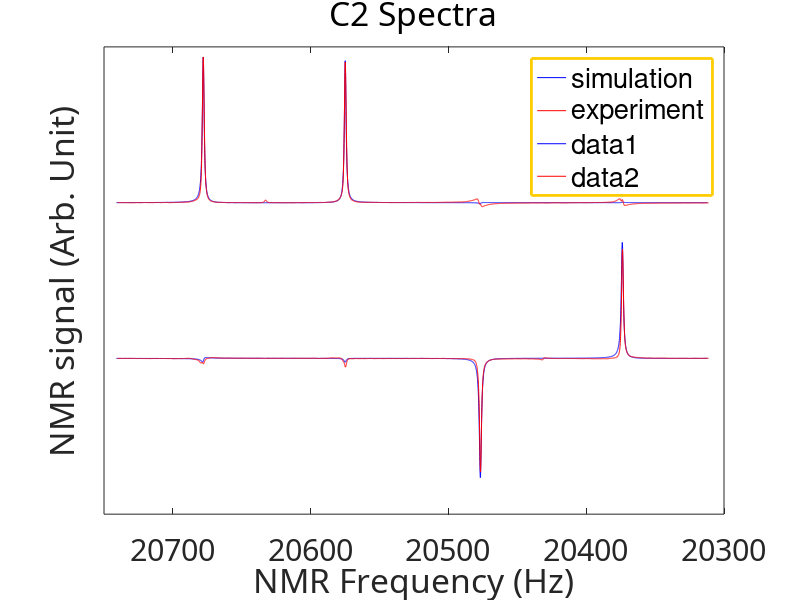

Source code (MATLAB):
clear;

%12.2263



load sim.mat

% Max_exp = max(Y);
% Max_sim = max(Y_sim);
% 
% Y = Y*Max_sim/Max_exp*0.9;

ind2 = find(X>20312&X<20741);

Y_sim = Y/1e8;

N2 = length(ind2);

for ii = ind2(1):ind2(N2)
    X_sim(ii) =  X(ii);
end
% subplot('Position',[0.1253 0.5527 0.775 0.35]);
%plot(X(ind1(1):ind1(N1)),Y(ind1(1):ind1(N1)),'b'); set(gca,'XDir','reverse');
 %hold on 
plot(X_sim(ind2(1):ind2(N2)),Y_sim(ind2(1):ind2(N2)),'b');set(gca,'XDir','reverse');

load exp.mat;
ind1 = find(X>20312&X<20741);

N1 = length(ind1);
for ii = ind1(1):ind1(N1)
    X(ii) =  X(ii)-0.8;
end

Max_exp = max(Y);
Max_sim = max(Y_sim);

Y = Y*Max_sim/Max_exp;
ind3 = find(X>20560&X<20590);
R = Y_sim(25422)/Y(25422);
%Y(25422) = 273301818;
Y(ind3) = R*Y(ind3);


hold on
plot(X(ind1(1):ind1(N1)),Y(ind1(1):ind1(N1)),'r'); set(gca,'XDir','reverse');
% hold on
% load sim_pps_c7.mat
% for ii = ind2(1):ind2(N2)
%     X_sim(ii) =  X_sim(ii) - 11928.21998;
% end
% plot(X_sim(ind2(1):ind2(N2)),-Y_sim(ind2(1):ind2(N2))/14*sqrt(2),'r');set(gca,'XDir','reverse');

hold on
 
%%%%%%%%%%%%%%%%%%%%%%%%%%%%%%%%%%%%%%%%%%%%%%%%%%%%%%%%%%%%%%%%%%%%%%%%%%%%%%%%%%%%%%%%%%%%%%%%%%%%%%%%%%%%%%%%%%%%%%%%
%set legend
%%%%%%%%%%%%%%%%%%%%%%%%%%%%%%%%%%%%%%%%%%%%%%%%%%%%%%%%%%%%%%%%%%%%%%%%%%%%%%%%%%%%%%%%%%%%%%%%%%%%%%%%%%%%%%%%%%%%%%%%
legend('simulation','experiment');

set(legend,'EdgeColor',[1 0.8 0],'YColor',[1 0.8 0],'XColor',[1 0.8 0],...
    'LineWidth',2,...
    'FontWeight','normal','FontSize',22);
%%%%%%%%%%%%%%%%%%%%%%%%%%%%%%%%%%%%%%%%%%%%%%%%%%%%%%%%%%%%%%%%%%%%%%%%%%%%%%%%%%%%%%%%%%%%%%%%%%%%%%%%%%%%%%%%%%%%%%%%

%%%%%%%%%%%%%%%%%%%%%%%%%%%%%%%%%%%%%%%%%%%%%%%%%%%%%%%%%%%%%%%%%%%%%%%%%%%%%%%%%%%%%%%%%%%%%%%%%%%%%%%%%%%%%%%%%%%%%%%%
%set label and title
%%%%%%%%%%%%%%%%%%%%%%%%%%%%%%%%%%%%%%%%%%%%%%%%%%%%%%%%%%%%%%%%%%%%%%%%%%%%%%%%%%%%%%%%%%%%%%%%%%%%%%%%%%%%%%%%%%%%%%%%
% xlabel({},'FontWeight','normal','FontSize',14,...
%     'FontName','Calibri');
% 
% ylabel({'Arb. Unit'},'FontWeight','normal','FontSize',14,...
%     'FontName','Calibri');

% title({'C2 Spectra for PPS'},'FontWeight','bold','FontSize',14,...
%    'FontName','Calibri',...
%    'FontAngle','normal');
% set(gca,'xtick',[],'ylim',[-3 3],'FontName','Calibri');
%set(gca,'xtick',[],'ytick',[],'FontName','Calibri');
%%%%%%%%%%%%%%%%%%%%%%%%%%%%%%%%%%%%%%%%%%%%%%%%%%%%%%%%%%%%%%%%%%%%%%%%%%%%%%%%%%%%%%%%%%%%%%%%%%%%%%%%%%%%%%%%%%%%%%%%
clear
load sim_g005.mat;
ind1 = find(X>20312&X<20741);

Y_sim = Y/1e8-3;
N1 = length(ind1);
for ii = ind1(1):ind1(N1)
    X_sim(ii) =  X(ii);
end

%subplot('Position',[0.1253 0.1701 0.775 0.35]);
plot(X_sim(ind1(1):ind1(N1)),Y_sim(ind1(1):ind1(N1)),'b'); set(gca,'XDir','reverse');

load exp_g005.mat;
ind1 = find(X>20312&X<20741);

N1 = length(ind1);
for ii = ind1(1):ind1(N1)
    X(ii) =  X(ii)-0.8;
end

Max_exp = max(Y);
Max_sim = max(Y_sim+3);

Y = Y*Max_sim/Max_exp*0.94-3;
% ind3 = find(X>20560&X<20590);
% R = Y_sim(25422)/Y(25422);
% Y(ind3) = R*Y(ind3);


hold on
plot(X(ind1(1):ind1(N1)),Y(ind1(1):ind1(N1)),'r'); set(gca,'XDir','reverse');

xlabel({'NMR Frequency (Hz)'},'FontWeight','normal','FontSize',24,...
    'FontName','Calibri');

ylabel({'NMR signal (Arb. Unit)'},'FontWeight','normal','FontSize',24,...
    'FontName','Calibri');

title({'C2 Spectra'},'FontWeight','normal','FontSize',24,...
   'FontName','Calibri',...
   'FontAngle','normal');
set(gca,'xlim',[20300 20750 ],'ylim',[-6 3],'ytick',[],'FontName','Calibri','FontSize',22);

% legend('simulation','experiment');
% 
% set(legend,'EdgeColor',[1 0.8 0],'YColor',[1 0.8 0],'XColor',[1 0.8 0],...
%     'LineWidth',2,...
%     'FontWeight','normal');